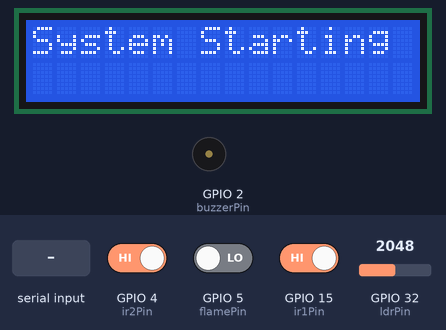
The sketch below on a simulated ESP32. Parts: 16×2 character LCD, buzzer (waves = sounding, pin HIGH). The inputs (shaded band) are chosen by the test bench; at power-on: GPIO 5 (flamePin) LOW, GPIO 4 (ir2Pin) HIGH, GPIO 15 (ir1Pin) HIGH, GPIO 32 (ldrPin) = 2048. The modem accepts every AT command (registered, SIM ready, sends succeed) and sends nothing else; pins used as bus, display or sensor lines are not drawn; what the sketch prints to the serial monitor is not drawn.

Above: at 6.1 s.
At 14.2 s:
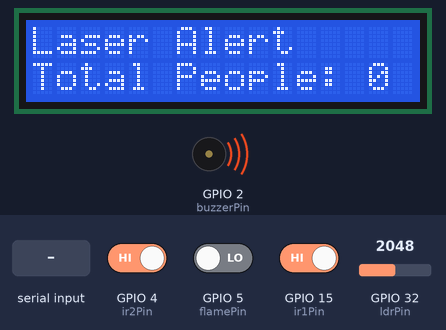
14.3 s: GPIO 5 (flamePin) driven HIGH
At 15.4 s:
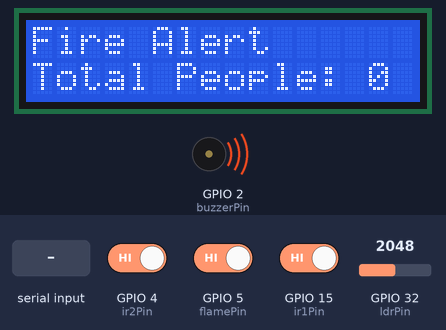
16.3 s: GPIO 5 (flamePin) driven LOW
At 17.1 s:
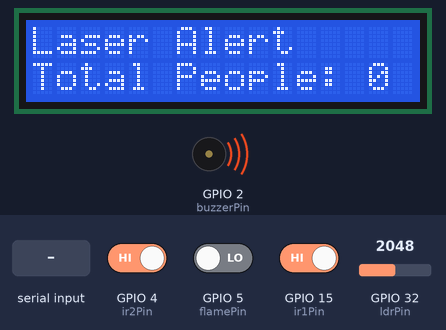
18.2 s: "Secure" received over the second serial link
At 19.42 s:
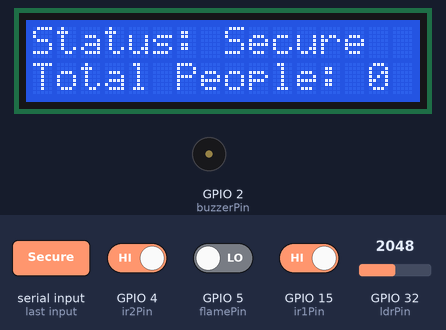
Timing chart, 0 to 21.2 s (numbered marks = the images above; inputs shaded):
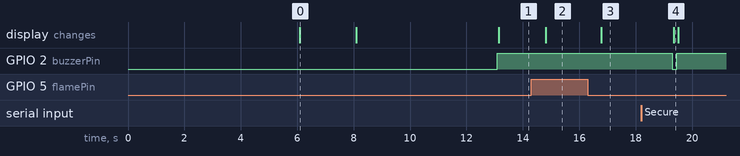

The sketch:

Smart_Security.ino
```cpp
#include <Wire.h>
#include <LiquidCrystal_I2C.h>
#include <HardwareSerial.h>

LiquidCrystal_I2C lcd(0x27, 16, 2);

#define SIM800_RX 26
#define SIM800_TX 27
#define SIM800_RST 25
HardwareSerial sim800(1);

const int ir1Pin = 15;
const int ir2Pin = 4;
const int flamePin = 5;
const int ldrPin = 32;
const int buzzerPin = 2;

int irCount = 0;
String irState = "idle";
unsigned long triggerTime = 0;
bool scrollActive = false;
unsigned long lastScrollTime = 0;
unsigned long scrollStartTime = 0;
int scrollPos = 0;
const String scrollMsg = "  Person Entered Through Front Gate   ";

bool showingAlert = false;
String currentCallType = "";
bool callInProgress = false;
unsigned long callStartTime = 0;
const unsigned long callDuration = 20000;

bool systemSecure = false;

String lastIncomingMessage = "";

const String phoneNumber = "+91xxxxxxxxxx";

// === Setup ===
void setup() {
  pinMode(ir1Pin, INPUT);
  pinMode(ir2Pin, INPUT);
  pinMode(flamePin, INPUT);
  pinMode(buzzerPin, OUTPUT);
  digitalWrite(buzzerPin, LOW);

  pinMode(SIM800_RST, OUTPUT);
  digitalWrite(SIM800_RST, LOW);
  delay(1000);
  digitalWrite(SIM800_RST, HIGH);
  delay(5000);

  Serial.begin(115200);
  sim800.begin(9600, SERIAL_8N1, SIM800_RX, SIM800_TX);

  lcd.init();
  lcd.backlight();
  lcd.clear();
  lcd.setCursor(0, 0);
  lcd.print("System Starting");
  delay(2000);
  lcd.clear();

  flushSIM800();

  Serial.println("Initializing SIM800...");
  if (!waitForAT() || !waitForNetwork()) {
    Serial.println("SIM800L not ready.");
    while (true);
  }

  sendCommand("AT+CMGF=1");
  sendCommand("AT+CSCS=\"GSM\"");
  sendCommand("AT+CNMI=1,2,0,0,0");
  sendCommand("AT+CMGDA=\"DEL ALL\"");

  Serial.println("System ready.");
}

// === Loop ===
void loop() {
  unsigned long now = millis();

  int ir1Val = digitalRead(ir1Pin);
  int ir2Val = digitalRead(ir2Pin);

  // IR logic: IR1 → IR2 = increment; IR2 → IR1 = decrement
  if (irState == "idle") {
    if (ir1Val == LOW && ir2Val == HIGH) {
      irState = "wait_ir2";
      triggerTime = now;
    } else if (ir2Val == LOW && ir1Val == HIGH) {
      irState = "wait_ir1";
      triggerTime = now;
    }
  }

  if (irState == "wait_ir2" && now - triggerTime < 1000) {
    if (ir2Val == LOW) {
      irCount++;
      beep();
      scrollActive = true;
      scrollPos = 0;
      irState = "idle";
    }
  } else if (irState == "wait_ir1" && now - triggerTime < 1000) {
    if (ir1Val == LOW && irCount > 0) {
      irCount--;
      beep();
      irState = "idle";
    }
  }

  if ((irState == "wait_ir2" || irState == "wait_ir1") && now - triggerTime >= 1000) {
    irState = "idle";
  }

  bool flameDetected = digitalRead(flamePin) == HIGH;
  int ldrVal = analogRead(ldrPin);
  bool laserCut = ldrVal < 3500;

  Serial.printf("IR1:%d IR2:%d Count:%d Flame:%d LDR:%d\n", ir1Val, ir2Val, irCount, flameDetected, ldrVal);

  if ((flameDetected || laserCut) && systemSecure) systemSecure = false;

  if ((flameDetected && currentCallType != "flame") || (laserCut && currentCallType != "laser")) {
    String alertType = flameDetected ? "flame" : "laser";
    String alertMsg = flameDetected ? "Fire Alert" : "Laser Alert";
    String smsText = flameDetected ? "Fire Detected! People Count: " : "Laser Broken! People Count: ";
    smsText += String(irCount);

    currentCallType = alertType;
    showingAlert = true;
    scrollActive = false;
    digitalWrite(buzzerPin, HIGH);

    lcd.clear();
    lcd.setCursor(0, 0);
    lcd.print(alertMsg);
    lcd.setCursor(0, 1);
    lcd.print("Total People: ");
    lcd.print(irCount);

    Serial.println("ALERT: " + alertMsg);
    Serial.println("Sending SMS...");
    if (sendSMS(smsText)) {
      Serial.println("SMS sent successfully.");
    } else {
      Serial.println("SMS failed after retries.");
    }

    if (!callInProgress) {
      Serial.println("Dialing call...");
      if (makeCall(phoneNumber)) {
        callInProgress = true;
        callStartTime = millis();
        Serial.println("Call started.");
      } else {
        Serial.println("Call failed.");
      }
    } else {
      Serial.println("Call already in progress. Skipping new call.");
    }
  }

  if (callInProgress && millis() - callStartTime > callDuration) {
    Serial.println("Ending call after timeout...");
    endCall();
  }

  if (sim800.available()) {
    lastIncomingMessage = sim800.readString();
    Serial.println("Received: " + lastIncomingMessage);

    if (lastIncomingMessage.indexOf("Secure") != -1 || lastIncomingMessage.indexOf("SECURE") != -1) {
      systemSecure = true;
      showingAlert = false;
      currentCallType = "";
      digitalWrite(buzzerPin, LOW);

      lcd.clear();
      lcd.setCursor(0, 0);
      lcd.print("Status: Secure");
      lcd.setCursor(0, 1);
      lcd.print("Total People: ");
      lcd.print(irCount);

      Serial.println("System marked as secure. Buzzer OFF.");
    }
  }

  if (!showingAlert && scrollActive) {
    if (millis() - lastScrollTime > 300) {
      lastScrollTime = millis();
      lcd.setCursor(0, 0);
      lcd.print(scrollMsg.substring(scrollPos, scrollPos + 16));
      scrollPos++;
      if (scrollPos > scrollMsg.length() - 16) scrollActive = false;
    }
    lcd.setCursor(0, 1);
    lcd.print("Total People: ");
    lcd.print(irCount);
    lcd.print("  ");
  } else if (!showingAlert && systemSecure) {
    lcd.setCursor(0, 0);
    lcd.print("Status: Secure   ");
    lcd.setCursor(0, 1);
    lcd.print("Total People: ");
    lcd.print(irCount);
    lcd.print("  ");
  }

  delay(100);
}

// === Functions ===

void beep() {
  digitalWrite(buzzerPin, HIGH);
  delay(150);
  digitalWrite(buzzerPin, LOW);
}

bool sendSMS(String message) {
  Serial.println("Starting SMS sending...");

  for (int attempt = 1; attempt <= 3; attempt++) {
    Serial.print("SMS Attempt: ");
    Serial.println(attempt);

    sim800.println("AT+CMGF=1");
    if (!waitForResponse("OK", 3000)) {
      Serial.println("Failed to set SMS mode.");
      continue;
    }

    sim800.println("AT+CMGDA=\"DEL ALL\"");
    waitForResponse("OK", 2000);

    sim800.print("AT+CMGS=\"");
    sim800.print(phoneNumber);
    sim800.println("\"");

    if (!waitForResponse(">", 5000)) {
      Serial.println("No '>' prompt received.");
      continue;
    }

    sim800.print(message);
    delay(500);
    sim800.write(26); // Ctrl+Z to send

    Serial.println("Waiting for SMS confirmation...");
    if (waitForResponse("OK", 10000)) {
      Serial.println("SMS sent successfully.");
      flushSIM800();
      return true;
    } else {
      Serial.println("SMS failed.");
      flushSIM800();
    }
  }

  Serial.println("All SMS attempts failed.");
  return false;
}

bool makeCall(String number) {
  Serial.println("Starting call...");

  for (int attempt = 1; attempt <= 3; attempt++) {
    Serial.print("Call Attempt: ");
    Serial.println(attempt);

    String dialCmd = "ATD" + number + ";";
    sim800.println(dialCmd);
    Serial.println("Sent: " + dialCmd);

    if (waitForResponse("OK", 5000)) {
      Serial.println("Call started.");
      return true;
    } else {
      Serial.println("Call attempt failed.");
    }
  }

  Serial.println("All call attempts failed.");
  return false;
}

void endCall() {
  sim800.println("ATH");
  delay(1000);
  flushSIM800();
  callInProgress = false;
  currentCallType = "";
}

void sendCommand(String cmd) {
  sim800.println(cmd);
  delay(1000);
  flushSIM800();
}

bool waitForAT() {
  for (int i = 0; i < 10; i++) {
    sim800.println("AT");
    delay(500);
    if (sim800.find("OK")) return true;
    flushSIM800();
  }
  return false;
}

bool waitForNetwork() {
  for (int i = 0; i < 10; i++) {
    sim800.println("AT+CREG?");
    delay(500);
    if (sim800.find("+CREG: 0,1") || sim800.find("+CREG: 0,5")) return true;
    flushSIM800();
  }
  return false;
}

bool waitForResponse(const char* resp, unsigned long timeout) {
  unsigned long start = millis();
  while (millis() - start < timeout) {
    if (sim800.find(resp)) return true;
  }
  return false;
}

void flushSIM800() {
  while (sim800.available()) {
    Serial.write(sim800.read());
  }
}
```

Measured:
- after the input at 14.3 s, the display: changes after 0.50 s (image 2)
- after the input at 16.3 s, the display: changes after 0.48 s (image 3)
- after the input at 18.2 s, GPIO 2 (buzzerPin): HIGH → LOW after 1.1 s, → HIGH 0.16 s later; the display: changes after 1.2 s (image 4)
- what the display in image 0 shows lasts 2.0 s, from 6.1 s to 8.1 s
